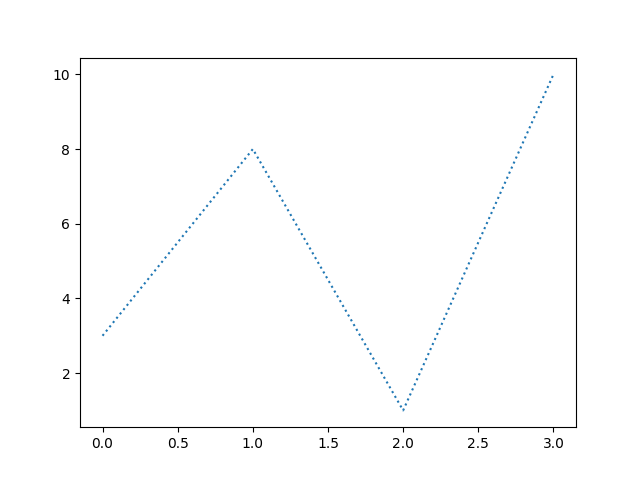

The Python source for this figure:
import matplotlib.pyplot as plt
import numpy as np

ypoints = np.array([3, 8, 1, 10])

plt.plot(ypoints, linestyle="dotted")
plt.show()
